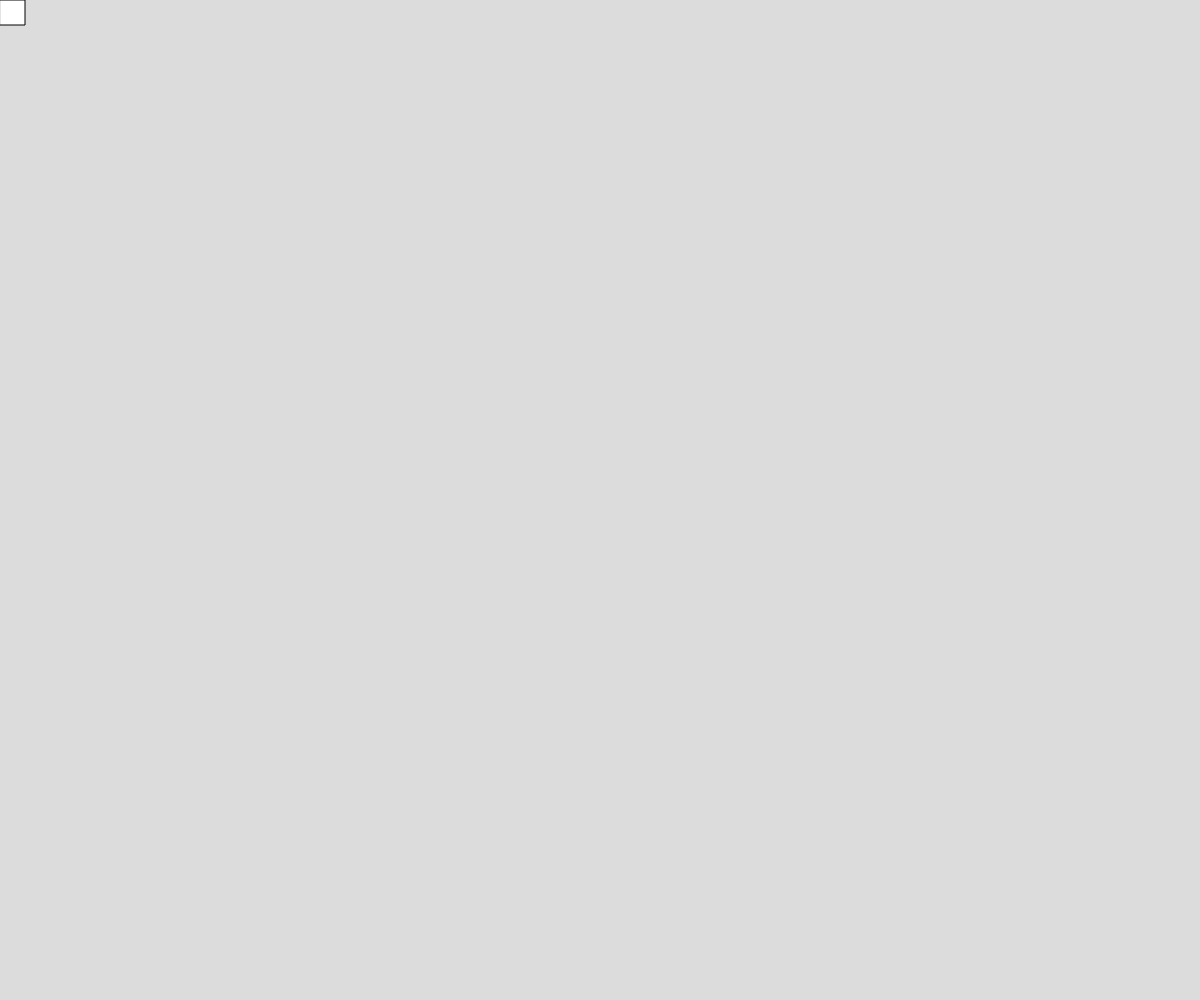
Frame 1 (no input)
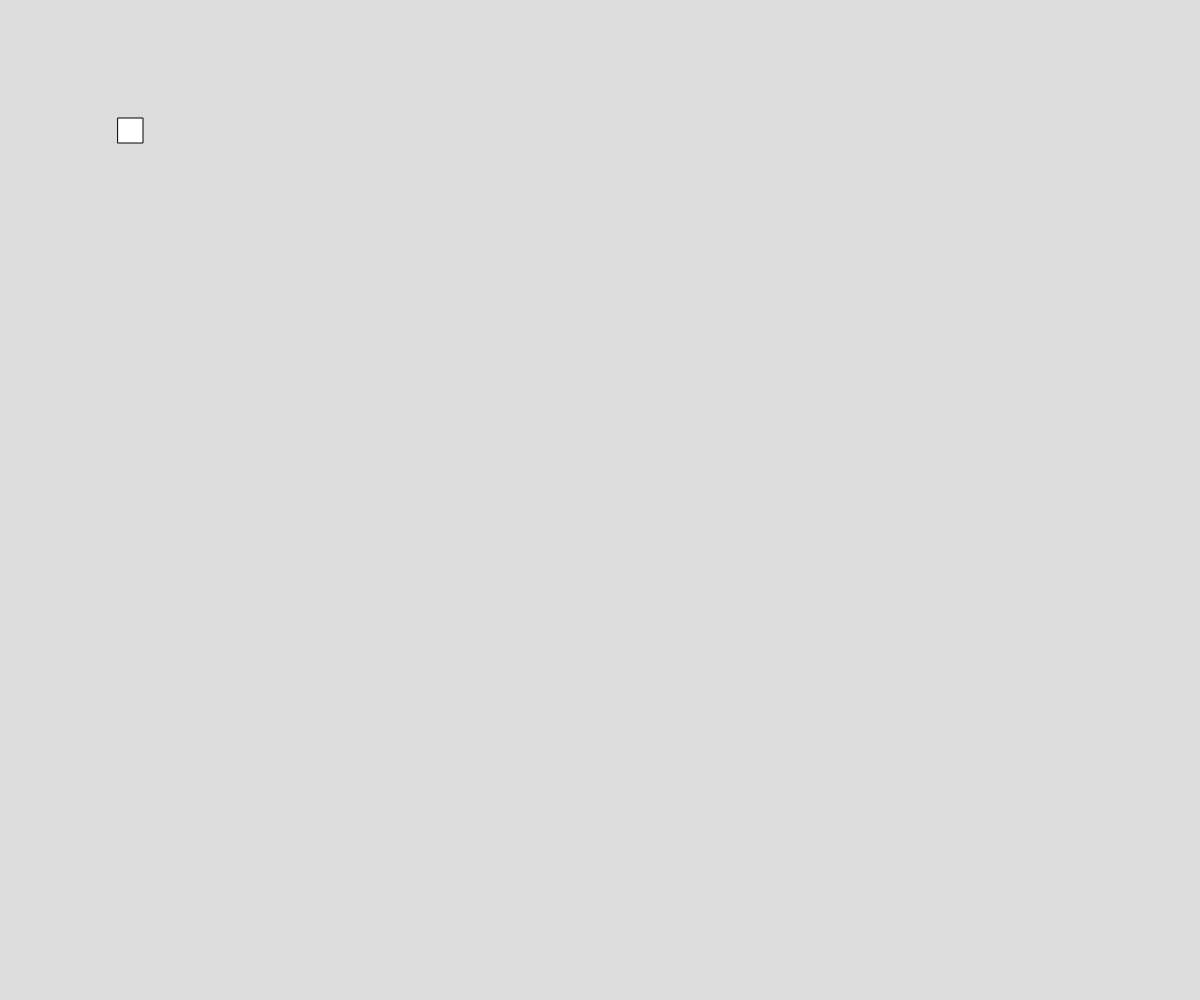
Frame 60 (no input)
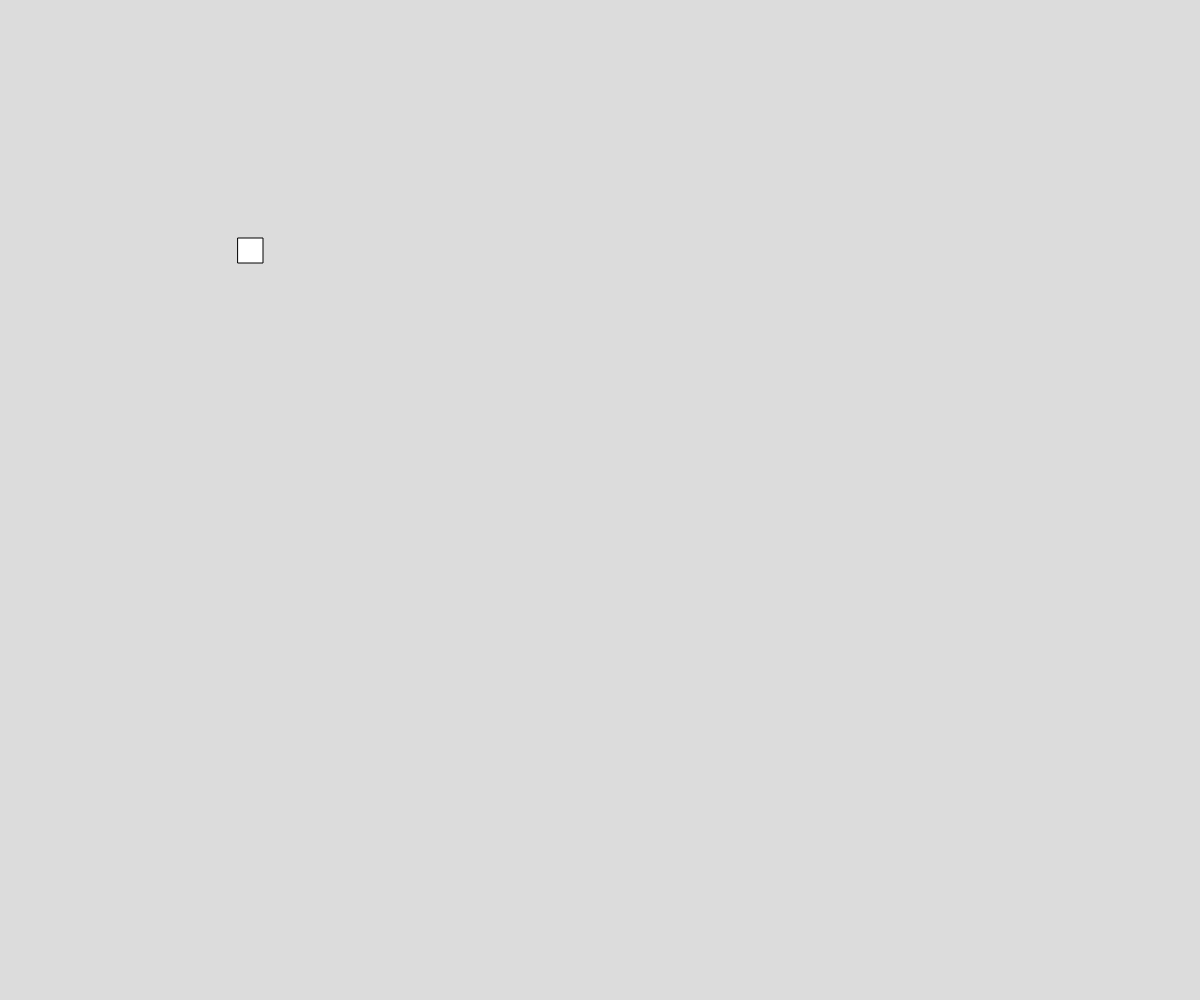
Frame 120 (the mouse pressed at the canvas centre since frame 60)

The p5.js sketch that drew these frames (run headless with seeded random() and noise() and a simulated clock; from frame 60 on, the mouse is pressed at the canvas centre):

// p5.js sketch
// ── sketch.js
let xPos = 0;
let yPos = 0;

let xSpeed = 2;
let ySpeed = 2;

function setup() {
  createCanvas(windowWidth, windowHeight);
}

function draw() {
  background(220);

  let width = 25;
  let height = 25;
  rect(xPos, yPos, width, height);

  xPos = xPos + xSpeed;
  yPos = yPos + ySpeed;

  // in this case b = beyond
  // "bleft = beyond left"
  let bLeft = xPos < 0;
  let bRight = xPos > windowWidth - width;
  let bBottom = yPos > windowHeight - height;
  let bTop = yPos < 0;

  if (bLeft || bRight) {
    xSpeed = -xSpeed;
  }

  if (bBottom || bTop) {
    ySpeed = -ySpeed;
  }
}
